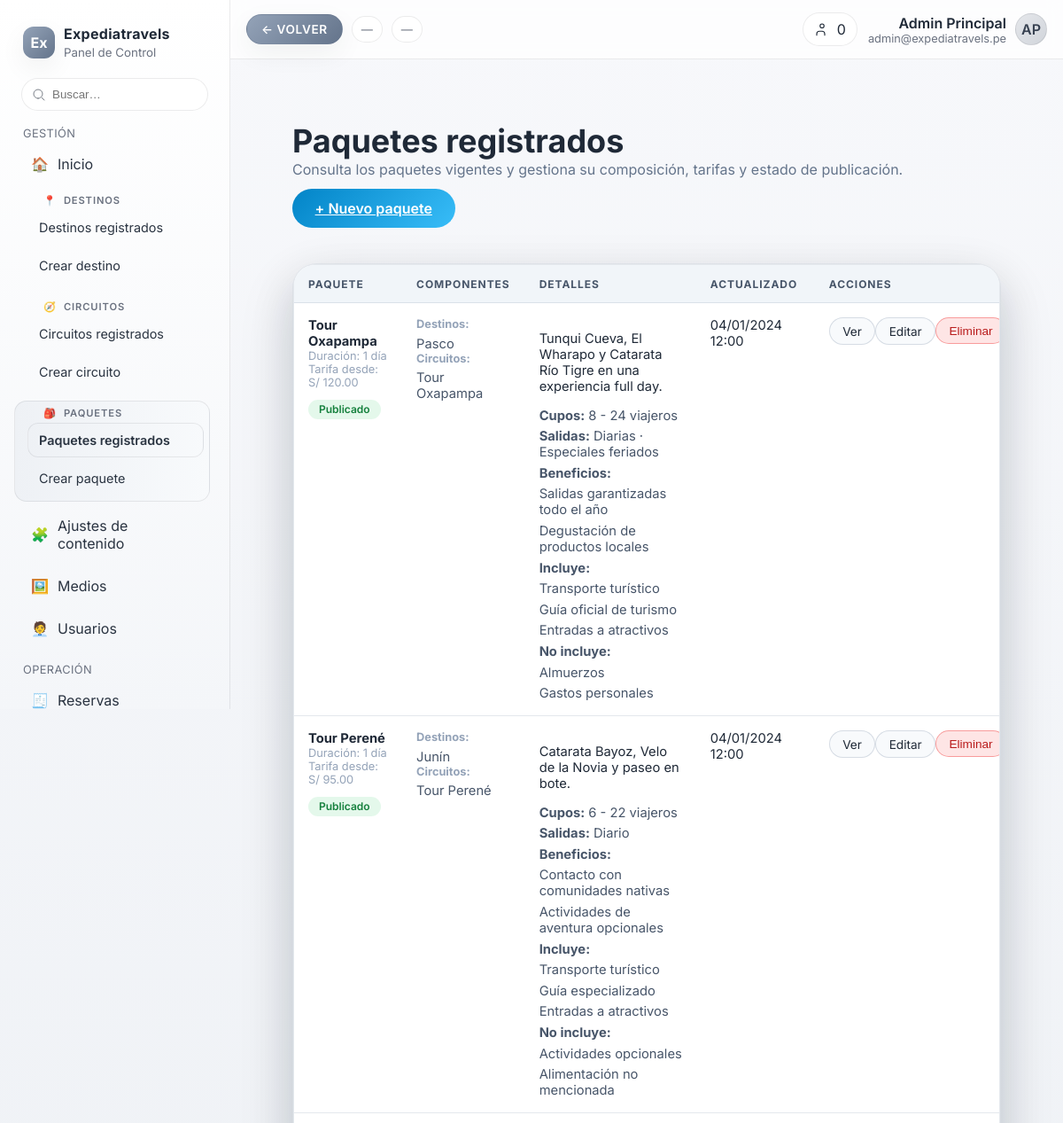
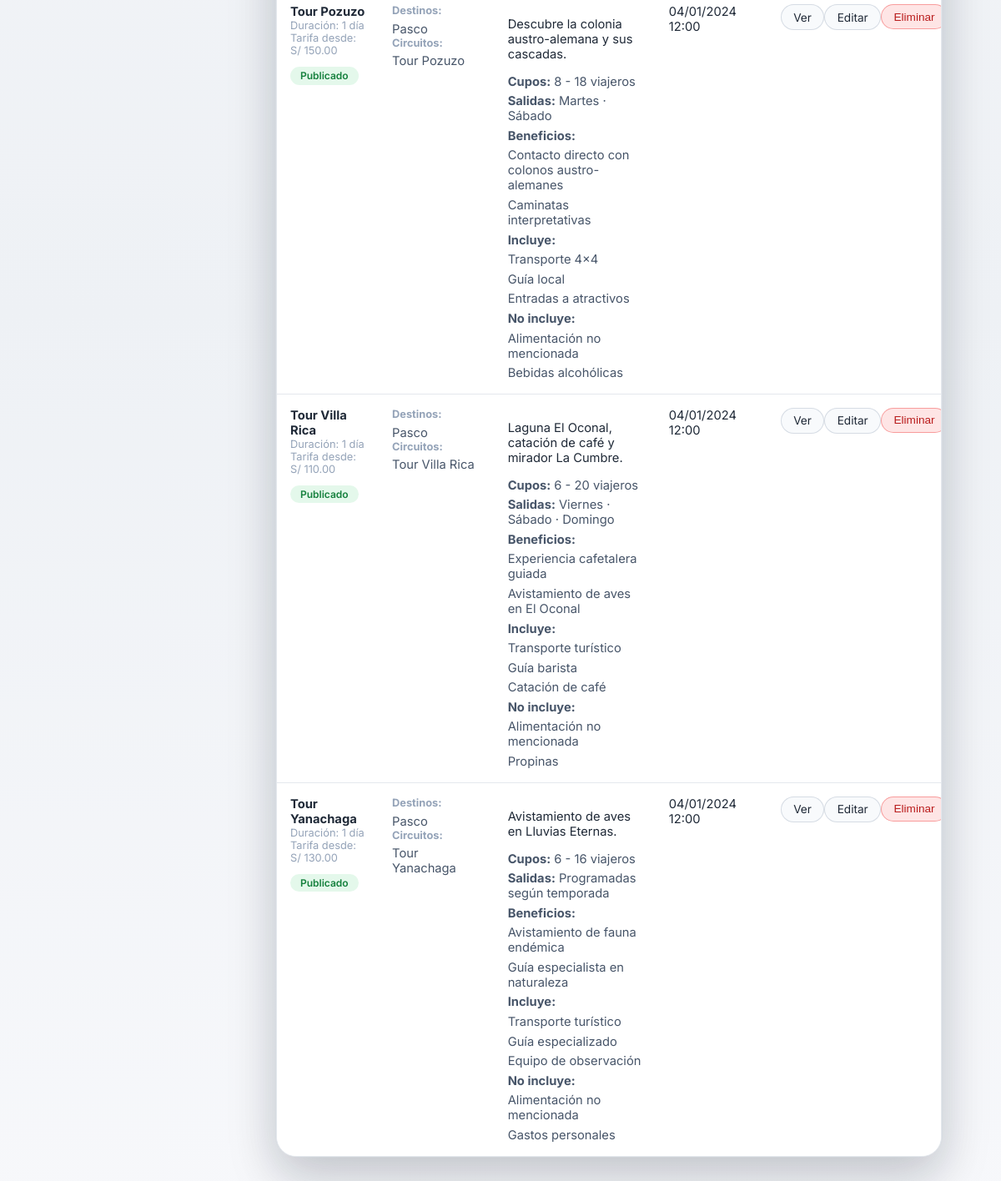
Screenshot of /administracion/paquetes.php with the database file from the repository (2 pictures, top to bottom).
### tables this page shows
CREATE TABLE paquetes (
    id INT AUTO_INCREMENT PRIMARY KEY,
    destino_id INT DEFAULT NULL,
    nombre VARCHAR(150) NOT NULL,
    resumen TEXT,
    itinerario MEDIUMTEXT,
    duracion VARCHAR(80),
    precio DECIMAL(10, 2) DEFAULT NULL,
    moneda CHAR(3) NOT NULL DEFAULT 'PEN',
    estado ENUM('borrador', 'publicado', 'agotado', 'inactivo') DEFAULT 'borrador',
    imagen_portada VARCHAR(255) DEFAULT NULL,
    imagen_destacada VARCHAR(255) DEFAULT NULL,
    galeria JSON DEFAULT NULL,
    video_destacado_url VARCHAR(255) DEFAULT NULL,
    beneficios JSON DEFAULT NULL,
    incluye JSON DEFAULT NULL,
    no_incluye JSON DEFAULT NULL,
    salidas JSON DEFAULT NULL,
    cupos_min INT DEFAULT NULL,
    cupos_max INT DEFAULT NULL,
    creado_en TIMESTAMP DEFAULT CURRENT_TIMESTAMP,
    actualizado_en TIMESTAMP DEFAULT CURRENT_TIMESTAMP ON UPDATE CURRENT_TIMESTAMP,
    FOREIGN KEY (destino_id) REFERENCES destinos(id)
);

CREATE TABLE destinos (
    id INT AUTO_INCREMENT PRIMARY KEY,
    nombre VARCHAR(120) NOT NULL,
    descripcion TEXT,
    tagline VARCHAR(180) DEFAULT NULL,
    lat DECIMAL(10, 7),
    lon DECIMAL(10, 7),
    imagen VARCHAR(255),
    imagen_destacada VARCHAR(255) DEFAULT NULL,
    region VARCHAR(120),
    galeria JSON DEFAULT NULL,
    video_destacado_url VARCHAR(255) DEFAULT NULL,
    tags JSON DEFAULT NULL,
    estado ENUM('activo', 'oculto', 'borrador') NOT NULL DEFAULT 'activo',
    mostrar_en_buscador TINYINT(1) NOT NULL DEFAULT 1,
    mostrar_en_explorador TINYINT(1) NOT NULL DEFAULT 1,
    creado_en TIMESTAMP DEFAULT CURRENT_TIMESTAMP,
    actualizado_en TIMESTAMP DEFAULT CURRENT_TIMESTAMP ON UPDATE CURRENT_TIMESTAMP
);

CREATE TABLE circuitos (
    id INT AUTO_INCREMENT PRIMARY KEY,
    destino_id INT DEFAULT NULL,
    destino_personalizado VARCHAR(150) DEFAULT NULL,
    nombre VARCHAR(150) NOT NULL,
    duracion VARCHAR(80) NOT NULL,
    precio DECIMAL(10, 2) DEFAULT NULL,
    categoria ENUM('naturaleza', 'cultural', 'aventura', 'gastronomico', 'bienestar') NOT NULL DEFAULT 'naturaleza',
    dificultad ENUM('relajado', 'moderado', 'intenso') NOT NULL DEFAULT 'relajado',
    frecuencia VARCHAR(120) DEFAULT NULL,
    estado ENUM('borrador', 'activo', 'inactivo') NOT NULL DEFAULT 'borrador',
    descripcion TEXT,
    puntos_interes JSON DEFAULT NULL,
    servicios JSON DEFAULT NULL,
    imagen_portada VARCHAR(255) DEFAULT NULL,
    imagen_destacada VARCHAR(255) DEFAULT NULL,
    galeria JSON DEFAULT NULL,
    video_destacado_url VARCHAR(255) DEFAULT NULL,
    creado_en TIMESTAMP DEFAULT CURRENT_TIMESTAMP,
    actualizado_en TIMESTAMP DEFAULT CURRENT_TIMESTAMP ON UPDATE CURRENT_TIMESTAMP,
    FOREIGN KEY (destino_id) REFERENCES destinos(id) ON DELETE SET NULL
);

### administracion/paquetes.php (the view, shortened to what the rows shown need)
<?php
require_once __DIR__ . '/includes/paquetes_util.php';
$errores = [];
$destinosPredeterminados = require __DIR__ . '/../app/configuracion/destinos_predeterminados.php';
$circuitosPredeterminados = require __DIR__ . '/../app/configuracion/circuitos_predeterminados.php';
$paquetesPredeterminados = require __DIR__ . '/../app/configuracion/paquetes_predeterminados.php';
$destinosDisponibles = paquetesCargarDestinos($destinosPredeterminados, $errores);
$circuitosDisponibles = paquetesCargarCircuitos($circuitosPredeterminados, $destinosDisponibles, $errores);
$paquetes = paquetesCargarPaquetes($paquetesPredeterminados, $errores);
$monedasPermitidas = [
    'PEN' => 'S/',
    'USD' => '$',
];
require __DIR__ . '/plantilla/cabecera.php';
?>
<div class="admin-wrapper">
    <header class="admin-header">
        <div>
            <h1>Paquetes registrados</h1>
        </div>
    </header>
    <section class="admin-card admin-card--flush">
        <?php if (empty($paquetes)): ?>
            <p class="admin-empty">Aún no hay paquetes disponibles. Combina circuitos y servicios para crear tu primer producto.</p>
        <?php else: ?>
            <div class="admin-table-wrapper">
                <table class="admin-table" aria-label="Listado de paquetes turísticos">
                    <thead>
                        <tr>
                            <th>Paquete</th>
                            <th>Componentes</th>
                            <th>Detalles</th>
                            <th>Actualizado</th>
                            <th>Acciones</th>
                        </tr>
                    </thead>
                    <tbody>
                        <?php foreach ($paquetes as $paquete): ?>
                            <tr>
                                <td>
                                    <strong><?= htmlspecialchars($paquete['nombre'], ENT_QUOTES, 'UTF-8'); ?></strong>
                                    <p class="admin-table__meta">Duración: <?= htmlspecialchars($paquete['duracion'], ENT_QUOTES, 'UTF-8'); ?></p>
                                    <p class="admin-table__meta">Tarifa desde: <?= htmlspecialchars(paquetesFormatearPrecioDesde($paquete['precio_desde'], $paquete['moneda'], $monedasPermitidas), ENT_QUOTES, 'UTF-8'); ?></p>
                                    <p class="admin-badge admin-badge--<?= htmlspecialchars($paquete['estado'], ENT_QUOTES, 'UTF-8'); ?>">
                                        <?= htmlspecialchars(estadoPaqueteEtiqueta($paquete['estado']), ENT_QUOTES, 'UTF-8'); ?>
                                    </p>
                                </td>
                                <td>
                                    <p class="admin-table__meta"><strong>Destinos:</strong></p>
                                    <ul class="admin-table__list">
                                        <?php foreach ($paquete['destinos'] as $destinoId): ?>
                                            <li><?= htmlspecialchars($destinosDisponibles[$destinoId]['nombre'] ?? ('ID ' . $destinoId), ENT_QUOTES, 'UTF-8'); ?></li>
                                        <?php endforeach; ?>
                                    </ul>
                                    <p class="admin-table__meta"><strong>Circuitos:</strong></p>
                                    <ul class="admin-table__list">
                                        <?php foreach ($paquete['circuitos'] as $circuitoId): ?>
                                            <li><?= htmlspecialchars($circuitosDisponibles[$circuitoId]['nombre'] ?? ('ID ' . $circuitoId), ENT_QUOTES, 'UTF-8'); ?></li>
                                        <?php endforeach; ?>
                                    </ul>
                                </td>
                                <td>
                                    <?php if ($paquete['descripcion_breve'] !== ''): ?>
                                        <p><?= nl2br(htmlspecialchars($paquete['descripcion_breve'], ENT_QUOTES, 'UTF-8')); ?></p>
                                    <?php endif; ?>
                                    <ul class="admin-table__list">
                                        <li><strong>Cupos:</strong> <?= htmlspecialchars(paquetesFormatearCupos($paquete['cupos_min'], $paquete['cupos_max']), ENT_QUOTES, 'UTF-8'); ?></li>
                                        <?php if (!empty($paquete['salidas'])): ?>
                                            <li><strong>Salidas:</strong> <?= htmlspecialchars(implode(' · ', $paquete['salidas']), ENT_QUOTES, 'UTF-8'); ?></li>
                                        <?php endif; ?>
                                        <?php if (!empty($paquete['beneficios'])): ?>
                                            <li><strong>Beneficios:</strong>
                                                <ul class="admin-table__list">
                                                    <?php foreach ($paquete['beneficios'] as $beneficio): ?>
                                                        <li><?= htmlspecialchars($beneficio, ENT_QUOTES, 'UTF-8'); ?></li>
                                                    <?php endforeach; ?>
                                                </ul>
                                            </li>
                                        <?php endif; ?>
                                        <?php if (!empty($paquete['incluye'])): ?>
                                            <li><strong>Incluye:</strong>
                                                <ul class="admin-table__list">
                                                    <?php foreach ($paquete['incluye'] as $item): ?>
                                                        <li><?= htmlspecialchars($item, ENT_QUOTES, 'UTF-8'); ?></li>
                                                    <?php endforeach; ?>
                                                </ul>
                                            </li>
                                        <?php endif; ?>
                                        <?php if (!empty($paquete['no_incluye'])): ?>
                                            <li><strong>No incluye:</strong>
                                                <ul class="admin-table__list">
                                                    <?php foreach ($paquete['no_incluye'] as $item): ?>
                                                        <li><?= htmlspecialchars($item, ENT_QUOTES, 'UTF-8'); ?></li>
                                                    <?php endforeach; ?>
                                                </ul>
                                            </li>
                                        <?php endif; ?>
                                    </ul>
                                </td>
                                <td><?= htmlspecialchars(formatearMarcaTiempo($paquete['actualizado_en'] ?? null), ENT_QUOTES, 'UTF-8'); ?></td>
                                <td>
                                    <div class="admin-table__actions">
                                        <a
                                            class="admin-chip"
                                            href="../web/paquete.php?slug=<?= urlencode((string) ($paquete['slug'] ?? '')); ?>"
                                            target="_blank"
                                            rel="noopener"
                                        >Ver</a>
                                        <a class="admin-chip" href="editar_paquete.php?id=<?= (int) $paquete['id']; ?>">Editar</a>
                                        <form method="post" onsubmit="return confirm('¿Eliminar el paquete seleccionado?');">
                                            <button type="submit" class="admin-chip admin-chip--danger">Eliminar</button>
                                        </form>
                                    </div>
                                </td>
                            </tr>
                        <?php endforeach; ?>
                    </tbody>
                </table>
            </div>
        <?php endif; ?>
    </section>
</div>

### rows the page displays
paquetes: nombre "Tour Oxapampa", duracion "1 día", moneda "S/ 120.00", estado "Publicado", destino.nombre "Pasco", resumen "Tunqui Cueva, El Wharapo y Catarata Río Tigre en una experiencia full day.", cupos_min+cupos_max "8 - 24 viajeros", salidas "Diarias · Especiales feriados", beneficio "Salidas garantizadas todo el año", beneficio "Degustación de productos locales", item "Transporte turístico", item "Guía oficial de turismo", item "Entradas a atractivos", item "Almuerzos", item "Gastos personales", actualizado_en "04/01/2024 12:00"
circuitos: nombre "Tour Oxapampa"
paquetes: nombre "Tour Perené", duracion "1 día", moneda "S/ 95.00", estado "Publicado", resumen "Catarata Bayoz, Velo de la Novia y paseo en bote.", cupos_min+cupos_max "6 - 22 viajeros", salidas "Diario", beneficio "Contacto con comunidades nativas", beneficio "Actividades de aventura opcionales", item "Transporte turístico", item "Guía especializado", item "Entradas a atractivos", item "Actividades opcionales", item "Alimentación no mencionada", actualizado_en "04/01/2024 12:00"
destinos: nombre "Junín"
circuitos: nombre "Tour Perené"
paquetes: nombre "Tour Pozuzo", duracion "1 día", moneda "S/ 150.00", estado "Publicado", destino.nombre "Pasco", resumen "Descubre la colonia austro-alemana y sus cascadas.", cupos_min+cupos_max "8 - 18 viajeros", salidas "Martes · Sábado", beneficio "Contacto directo con colonos austro-alemanes", beneficio "Caminatas interpretativas", item "Transporte 4x4", item "Guía local", item "Entradas a atractivos", item "Alimentación no mencionada", item "Bebidas alcohólicas", actualizado_en "04/01/2024 12:00"
circuitos: nombre "Tour Pozuzo"
paquetes: nombre "Tour Villa Rica", duracion "1 día", moneda "S/ 110.00", estado "Publicado", destino.nombre "Pasco", resumen "Laguna El Oconal, catación de café y mirador La Cumbre.", cupos_min+cupos_max "6 - 20 viajeros", salidas "Viernes · Sábado · Domingo", beneficio "Experiencia cafetalera guiada", beneficio "Avistamiento de aves en El Oconal", item "Transporte turístico", item "Guía barista", item "Catación de café", item "Alimentación no mencionada", item "Propinas", actualizado_en "04/01/2024 12:00"
circuitos: nombre "Tour Villa Rica"
paquetes: nombre "Tour Yanachaga", duracion "1 día", moneda "S/ 130.00", estado "Publicado", destino.nombre "Pasco", resumen "Avistamiento de aves en Lluvias Eternas.", cupos_min+cupos_max "6 - 16 viajeros", salidas "Programadas según temporada", beneficio "Avistamiento de fauna endémica", beneficio "Guía especialista en naturaleza", item "Transporte turístico", item "Guía especializado", item "Equipo de observación", item "Alimentación no mencionada", item "Gastos personales", actualizado_en "04/01/2024 12:00"
circuitos: nombre "Tour Yanachaga"

### other values shown
$panelNombreAdmin "Admin Principal"
$panelCorreoAdmin "admin@expediatravels.pe"
$panelInicialesAdmin "AP"
